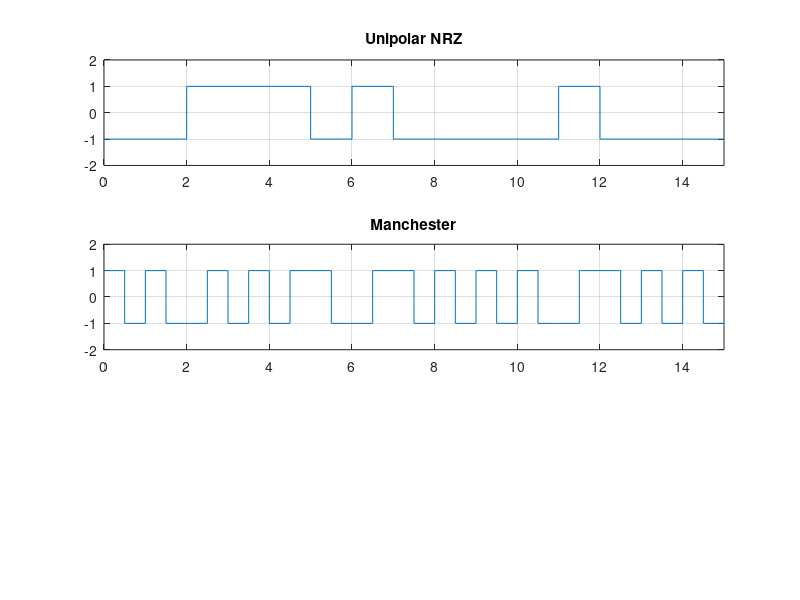

Recreate this plot in MATLAB.
m =[0 0 1 1 1 0 1 0 0 0 0 1 0 0 0];

n = length(m);
x = [];
y = [];

u = [];
v = [];

r = [];
t = [];
%nrz
for i=1:n
    x=[x i-1 i];
    if(m(i)==1)
        y=[y 1 1 ];
    else
        y=[y -1 -1];
    end
      u=[u i-1 i-1+0.5 i-1+0.5 i];
    if(y(i*2)==-1)
        v=[v 1 1 -1 -1];
    else
        v=[v -1 -1 1 1];
    end
     r=[r i-1  i];
    if(v(i*4)==-1)
        if(u(i*4)==i)
            t=[t -1 -1];
        end
    else
         t=[t 1 1];

    end
end
subplot(3, 1, 1);
plot(x, y);
axis([0, n, -2, 2]);
grid on;
title('Unipolar NRZ');

% Plot second graph (a, b)
subplot(3, 1, 2);
plot(u, v);
axis([0, n, -2, 2]);
grid on;
title('Manchester');



% plot(x,y,u,v,r,t),axis([0,n,-6,4]);
% grid on;
% title('Manchester');
